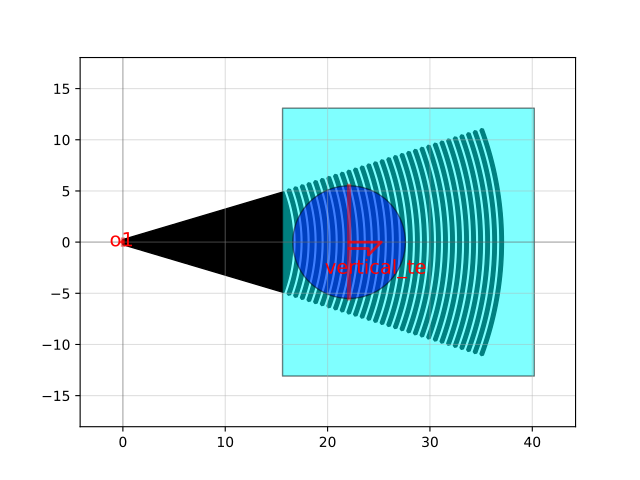

This chart was generated by the following Python code:
import gdsfactory as gf

c = gf.components.grating_coupler_elliptical_te(polarization='te', taper_length=16.6, taper_angle=40.0, wavelength=1.554, fiber_angle=15.0, grating_line_width=0.343, wg_width=0.5, neff=2.638, nclad=1.443, layer=(1, 0), n_periods=30, big_last_tooth=False, layer_slab=(2, 0), slab_xmin=-1.0, slab_offset=2.0, fiber_marker_width=11.0, fiber_marker_layer=(203, 0), spiked=True)
c.plot()
